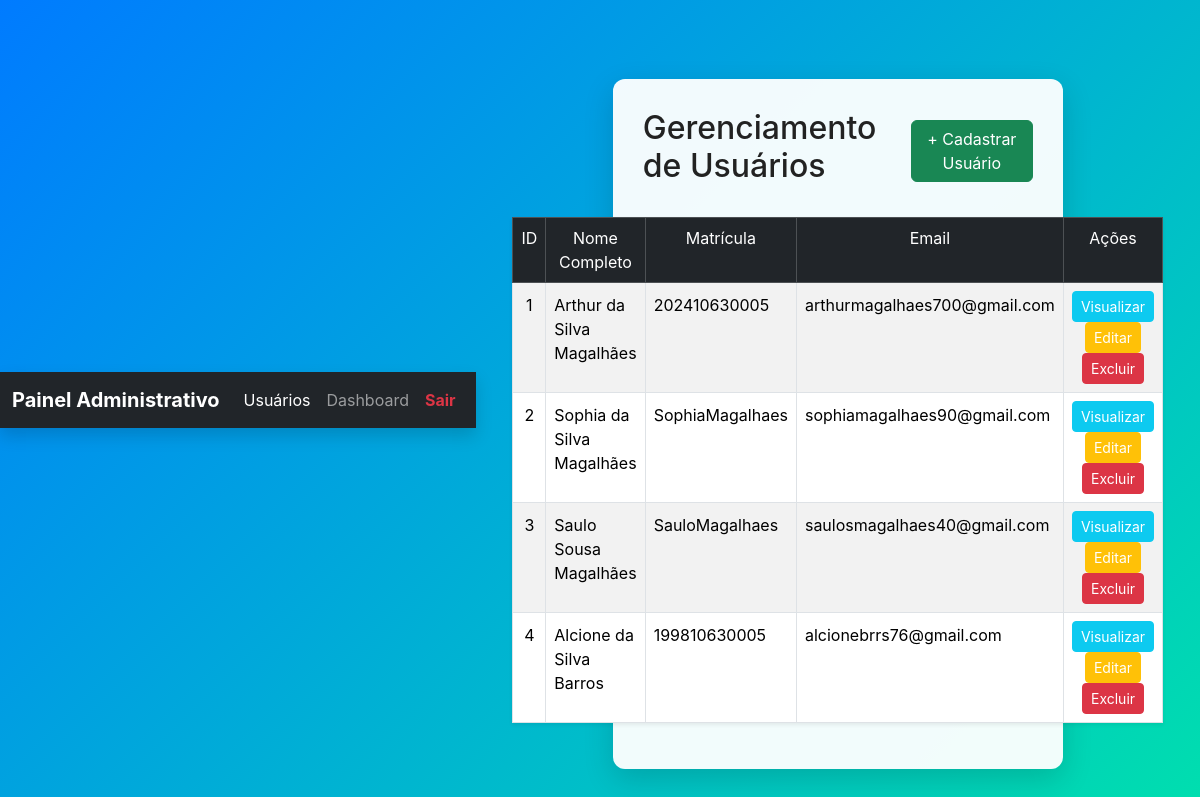
/usuarios.php (signed in), run on an earlier commit of the app's database.
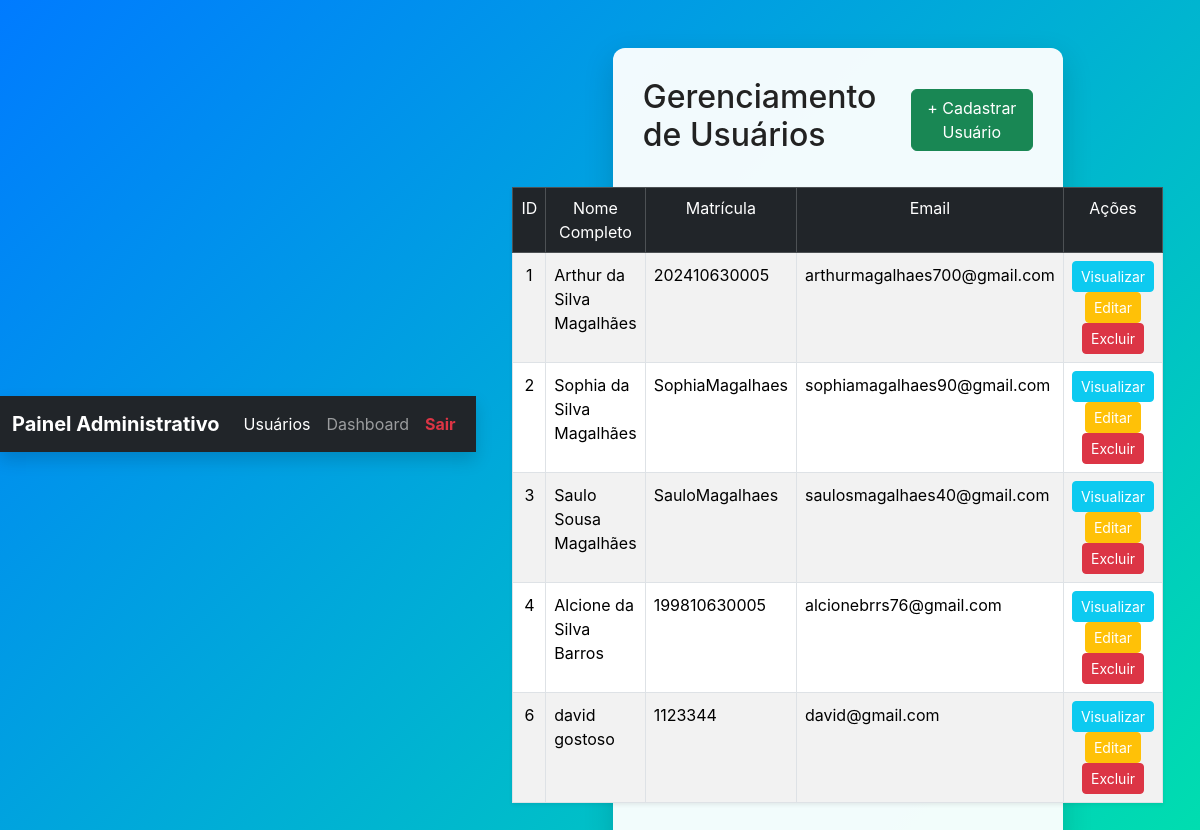
And on a later commit of the database.
### tables this page shows
CREATE TABLE `usuarios` (
  `id_usuario` int(11) NOT NULL,
  `nome_completo` varchar(100) DEFAULT NULL,
  `matricula` varchar(100) NOT NULL,
  `email` varchar(100) DEFAULT NULL,
  `senha` varchar(100) DEFAULT NULL,
  `data_cadastro` datetime DEFAULT current_timestamp()
);

### usuarios.php (the view, shortened to what this page needs)
<?php
include "conexao.php";
$resultado = mysqli_query($conexao, "SELECT * FROM usuarios ORDER BY id_usuario ASC");
?>
<!DOCTYPE html>
<html lang="pt-br">
<head>
    <link href="https://cdn.jsdelivr.net/npm/bootstrap@5.3.2/dist/css/bootstrap.min.css" rel="stylesheet">
    <link rel="stylesheet" href="style.css">
</head>
<body>
<nav class="navbar navbar-expand-lg navbar-dark bg-dark shadow">
  <div class="container-fluid">
    <a class="navbar-brand fw-bold text-white" href="#">Painel Administrativo</a>
    <div class="collapse navbar-collapse justify-content-end" id="navbarNav">
      <ul class="navbar-nav">
        <li class="nav-item">
          <a class="nav-link <?= basename($_SERVER['PHP_SELF']) == 'usuarios.php' ? 'active' : '' ?>" href="usuarios.php">Usuários</a>
        </li>
        <li class="nav-item">
          <a class="nav-link <?= basename($_SERVER['PHP_SELF']) == 'dashboard.php' ? 'active' : '' ?>" href="dashboard.php">Dashboard</a>
        </li>
        <li class="nav-item">
          <a class="nav-link text-danger fw-bold" href="logout.php">Sair</a>
        </li>
      </ul>
    </div>
  </div>
</nav>
<div class="container mt-5">
    <div class="d-flex justify-content-between align-items-center mb-4">
        <h2>Gerenciamento de Usuários</h2>
        <button class="btn btn-success" data-bs-toggle="modal" data-bs-target="#cadastroModal">+ Cadastrar Usuário</button>
    </div>
    <table class="table table-striped table-bordered shadow-sm">
        <thead class="table-dark text-center">
            <tr>
                <th>ID</th>
                <th>Nome Completo</th>
                <th>Matrícula</th>
                <th>Email</th>
                <th>Ações</th>
            </tr>
        </thead>
        <tbody>
        <?php if (mysqli_num_rows($resultado) > 0): ?>
            <?php while ($usuario = mysqli_fetch_assoc($resultado)): ?>
                <tr>
                    <td class="text-center"><?= $usuario['id_usuario'] ?></td>
                    <td><?= htmlspecialchars($usuario['nome_completo']) ?></td>
                    <td><?= htmlspecialchars($usuario['matricula']) ?></td>
                    <td><?= htmlspecialchars($usuario['email']) ?></td>
                    <td class="text-center">
                        <button class="btn btn-info btn-sm text-white"
                            data-bs-toggle="modal"
                            data-bs-target="#visualizarModal"
                            data-id="<?= $usuario['id_usuario'] ?>"
                            data-nome="<?= htmlspecialchars($usuario['nome_completo']) ?>"
                            data-matricula="<?= htmlspecialchars($usuario['matricula']) ?>"
                            data-email="<?= htmlspecialchars($usuario['email']) ?>"
                            data-senha="<?= htmlspecialchars($usuario['senha']) ?>">
                            Visualizar
                        </button>
                        <button class="btn btn-warning btn-sm text-white"
                            data-bs-toggle="modal"
                            data-bs-target="#editarModal"
                            data-id="<?= $usuario['id_usuario'] ?>"
                            data-nome="<?= htmlspecialchars($usuario['nome_completo']) ?>"
                            data-matricula="<?= htmlspecialchars($usuario['matricula']) ?>"
                            data-email="<?= htmlspecialchars($usuario['email']) ?>"
                            data-senha="<?= htmlspecialchars($usuario['senha']) ?>">
                            Editar
                        </button>
                        <a href="usuarios.php?excluir=<?= $usuario['id_usuario'] ?>"
                           class="btn btn-danger btn-sm"
                           onclick="return confirm('Tem certeza que deseja excluir este usuário?')">
                           Excluir
                        </a>
                    </td>
                </tr>
            <?php endwhile; ?>
        <?php else: ?>
            <tr><td colspan="5" class="text-center">Nenhum usuário cadastrado.</td></tr>
        <?php endif; ?>
        </tbody>
    </table>
</div>
</body>
</html>

### style.css (style rules this page uses)
* { margin: 0; padding: 0; border: 0; font-size: 100%; font: inherit; vertical-align: baseline; box-sizing: border-box; text-decoration: none; }
body { font-family: 'Inter', 'sans-serif', 'Arial'; min-height: 100vh; min-width: 100vw; display: flex; justify-content: center; align-items: center; background: linear-gradient(-45deg, #007BFF, #00B4DB, #00FF94, #007BFF); background-size: 400% 400%; animation: gradientMove 10s ease infinite; color: #222; }
.container { width: 100%; max-width: 450px; height: auto; padding: 30px; border-radius: 12px; background: rgba(255, 255, 255, 0.95); box-shadow: 0 10px 30px rgba(0, 0, 0, 0.15); display: flex; flex-direction: column; justify-content: center; align-items: center; animation: fadeIn 1s ease-in-out; }

What changed in the data, as far as the page shows it:
added usuarios: id_usuario "6", nome_completo "david gostoso", matricula "1123344", email "david@gmail.com"
